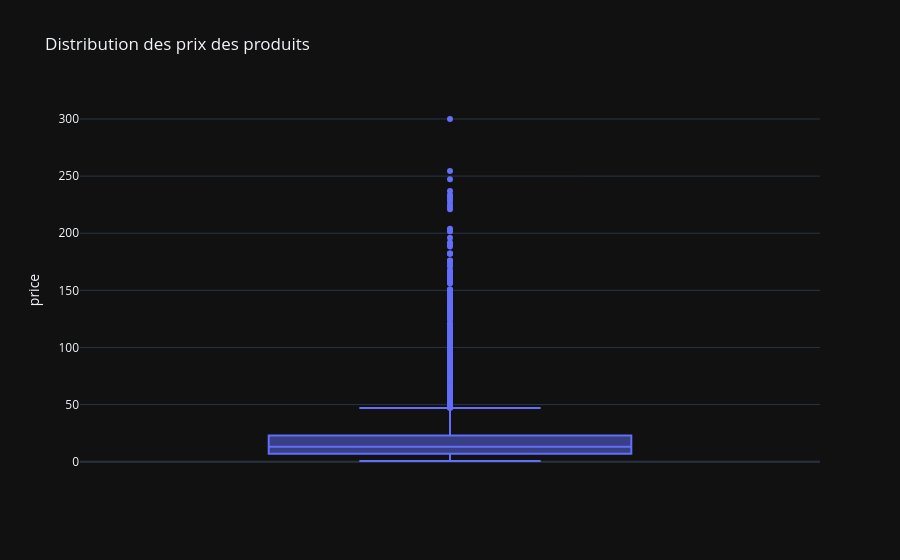

The code cell stored with this chart in its notebook:
### Code cell
# Graphique Analyse des prix
fig = px.box(products, y="price", title="Distribution des prix des produits")
fig.update_layout(template="plotly_dark")
fig.show()

### Figure 1 — Plotly figure (JSON) as saved in the notebook; plotly's stock layout.template omitted (floating-point values rounded to 4 significant figures; data arrays with more than 128 entries replaced by an {"elided": "..."} marker saying what was removed)
{"data": [{"alignmentgroup": "True", "hovertemplate": "price=%{y}<extra></extra>", "legendgroup": "", "marker": {"color": "#636efa"}, "name": "", "notched": false, "offsetgroup": "", "orientation": "v", "showlegend": false, "type": "box", "x0": " ", "xaxis": "x", "y": {"elided": "3286 float values"}, "y0": " ", "yaxis": "y"}], "layout": {"boxmode": "group", "legend": {"tracegroupgap": 0}, "title": {"text": "Distribution des prix des produits"}, "xaxis": {"anchor": "y", "domain": [0, 1]}, "yaxis": {"anchor": "x", "domain": [0, 1], "title": {"text": "price"}}}}
